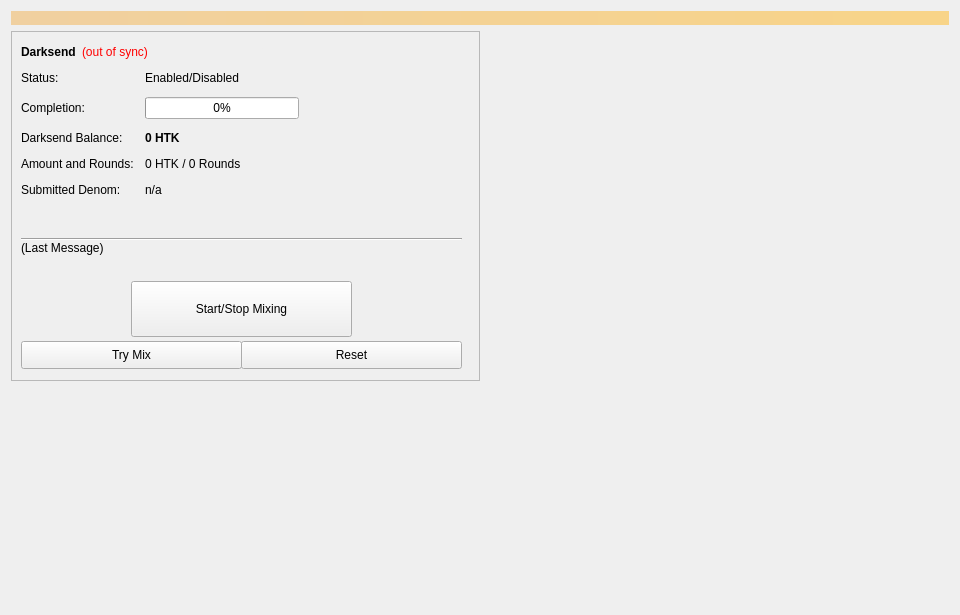
<?xml version="1.0" encoding="UTF-8"?>
<ui version="4.0">
 <class>Coinmix</class>
 <widget class="QWidget" name="Coinmix">
  <property name="geometry">
   <rect>
    <x>0</x>
    <y>0</y>
    <width>960</width>
    <height>615</height>
   </rect>
  </property>
  <property name="minimumSize">
   <size>
    <width>960</width>
    <height>0</height>
   </size>
  </property>
  <property name="windowTitle">
   <string>Form</string>
  </property>
  <layout class="QVBoxLayout" name="topLayout">
   <item>
    <widget class="QLabel" name="labelAlerts">
     <property name="visible">
      <bool>false</bool>
     </property>
     <property name="styleSheet">
      <string notr="true">background-color: qlineargradient(x1: 0, y1: 0, x2: 1, y2: 0, stop:0 #F0D0A0, stop:1 #F8D488); color:#000000;</string>
     </property>
     <property name="wordWrap">
      <bool>true</bool>
     </property>
     <property name="margin">
      <number>3</number>
     </property>
    </widget>
   </item>
   <item>
    <layout class="QHBoxLayout" name="horizontalLayout" stretch="1,1">
     <item>
      <layout class="QVBoxLayout" name="verticalLayout_2">
       <item>
        <widget class="QFrame" name="frameDarksend">
         <property name="minimumSize">
          <size>
           <width>0</width>
           <height>350</height>
          </size>
         </property>
         <property name="layoutDirection">
          <enum>Qt::LeftToRight</enum>
         </property>
         <property name="frameShape">
          <enum>QFrame::StyledPanel</enum>
         </property>
         <property name="frameShadow">
          <enum>QFrame::Raised</enum>
         </property>
         <widget class="QWidget" name="formLayoutWidget">
          <property name="geometry">
           <rect>
            <x>10</x>
            <y>40</y>
            <width>451</width>
            <height>161</height>
           </rect>
          </property>
          <layout class="QFormLayout" name="formLayout">
           <property name="fieldGrowthPolicy">
            <enum>QFormLayout::AllNonFixedFieldsGrow</enum>
           </property>
           <property name="horizontalSpacing">
            <number>11</number>
           </property>
           <property name="verticalSpacing">
            <number>12</number>
           </property>
           <item row="0" column="0">
            <widget class="QLabel" name="label_6">
             <property name="text">
              <string>Status:</string>
             </property>
            </widget>
           </item>
           <item row="1" column="0">
            <widget class="QLabel" name="label_7">
             <property name="text">
              <string>Completion:</string>
             </property>
            </widget>
           </item>
           <item row="1" column="1">
            <widget class="QProgressBar" name="DarksendProgress">
             <property name="maximumSize">
              <size>
               <width>154</width>
               <height>16777215</height>
              </size>
             </property>
             <property name="value">
              <number>0</number>
             </property>
            </widget>
           </item>
           <item row="2" column="0">
            <widget class="QLabel" name="labelAnonymizedText">
             <property name="text">
              <string>Darksend Balance:</string>
             </property>
            </widget>
           </item>
           <item row="2" column="1">
            <widget class="QLabel" name="labelAnonymized">
             <property name="font">
              <font>
               <weight>75</weight>
               <bold>true</bold>
              </font>
             </property>
             <property name="text">
              <string notr="true">0 HTK</string>
             </property>
            </widget>
           </item>
           <item row="3" column="0">
            <widget class="QLabel" name="label_8">
             <property name="text">
              <string>Amount and Rounds:</string>
             </property>
            </widget>
           </item>
           <item row="3" column="1">
            <widget class="QLabel" name="labelAmountRounds">
             <property name="text">
              <string>0 HTK / 0 Rounds</string>
             </property>
            </widget>
           </item>
           <item row="4" column="0">
            <widget class="QLabel" name="label_9">
             <property name="text">
              <string>Submitted Denom:</string>
             </property>
            </widget>
           </item>
           <item row="4" column="1">
            <widget class="QLabel" name="labelSubmittedDenom">
             <property name="toolTip">
              <string>The denominations you submitted to the Masternode.&lt;br&gt;To mix, other users must submit the exact same denominations.</string>
             </property>
             <property name="text">
              <string>n/a</string>
             </property>
            </widget>
           </item>
           <item row="0" column="1">
            <widget class="QLabel" name="DarksendEnabled">
             <property name="text">
              <string>Enabled/Disabled</string>
             </property>
            </widget>
           </item>
          </layout>
         </widget>
         <widget class="QPushButton" name="runAutoDenom">
          <property name="geometry">
           <rect>
            <x>251</x>
            <y>17</y>
            <width>1</width>
            <height>1</height>
           </rect>
          </property>
          <property name="palette">
           <palette>
            <active>
             <colorrole role="WindowText">
              <brush brushstyle="SolidPattern">
               <color alpha="255">
                <red>0</red>
                <green>0</green>
                <blue>0</blue>
               </color>
              </brush>
             </colorrole>
             <colorrole role="Button">
              <brush brushstyle="SolidPattern">
               <color alpha="255">
                <red>239</red>
                <green>238</green>
                <blue>238</blue>
               </color>
              </brush>
             </colorrole>
             <colorrole role="Light">
              <brush brushstyle="SolidPattern">
               <color alpha="255">
                <red>255</red>
                <green>255</green>
                <blue>255</blue>
               </color>
              </brush>
             </colorrole>
             <colorrole role="Midlight">
              <brush brushstyle="SolidPattern">
               <color alpha="255">
                <red>247</red>
                <green>246</green>
                <blue>246</blue>
               </color>
              </brush>
             </colorrole>
             <colorrole role="Dark">
              <brush brushstyle="SolidPattern">
               <color alpha="255">
                <red>119</red>
                <green>119</green>
                <blue>119</blue>
               </color>
              </brush>
             </colorrole>
             <colorrole role="Mid">
              <brush brushstyle="SolidPattern">
               <color alpha="255">
                <red>159</red>
                <green>159</green>
                <blue>159</blue>
               </color>
              </brush>
             </colorrole>
             <colorrole role="Text">
              <brush brushstyle="SolidPattern">
               <color alpha="255">
                <red>0</red>
                <green>0</green>
                <blue>0</blue>
               </color>
              </brush>
             </colorrole>
             <colorrole role="BrightText">
              <brush brushstyle="SolidPattern">
               <color alpha="255">
                <red>255</red>
                <green>255</green>
                <blue>255</blue>
               </color>
              </brush>
             </colorrole>
             <colorrole role="ButtonText">
              <brush brushstyle="SolidPattern">
               <color alpha="255">
                <red>0</red>
                <green>0</green>
                <blue>0</blue>
               </color>
              </brush>
             </colorrole>
             <colorrole role="Base">
              <brush brushstyle="SolidPattern">
               <color alpha="255">
                <red>255</red>
                <green>255</green>
                <blue>255</blue>
               </color>
              </brush>
             </colorrole>
             <colorrole role="Window">
              <brush brushstyle="SolidPattern">
               <color alpha="255">
                <red>239</red>
                <green>238</green>
                <blue>238</blue>
               </color>
              </brush>
             </colorrole>
             <colorrole role="Shadow">
              <brush brushstyle="SolidPattern">
               <color alpha="255">
                <red>0</red>
                <green>0</green>
                <blue>0</blue>
               </color>
              </brush>
             </colorrole>
             <colorrole role="AlternateBase">
              <brush brushstyle="SolidPattern">
               <color alpha="255">
                <red>247</red>
                <green>246</green>
                <blue>246</blue>
               </color>
              </brush>
             </colorrole>
             <colorrole role="ToolTipBase">
              <brush brushstyle="SolidPattern">
               <color alpha="255">
                <red>255</red>
                <green>255</green>
                <blue>220</blue>
               </color>
              </brush>
             </colorrole>
             <colorrole role="ToolTipText">
              <brush brushstyle="SolidPattern">
               <color alpha="255">
                <red>0</red>
                <green>0</green>
                <blue>0</blue>
               </color>
              </brush>
             </colorrole>
            </active>
            <inactive>
             <colorrole role="WindowText">
              <brush brushstyle="SolidPattern">
               <color alpha="255">
                <red>0</red>
                <green>0</green>
                <blue>0</blue>
               </color>
              </brush>
             </colorrole>
             <colorrole role="Button">
              <brush brushstyle="SolidPattern">
               <color alpha="255">
                <red>239</red>
                <green>238</green>
                <blue>238</blue>
               </color>
              </brush>
             </colorrole>
             <colorrole role="Light">
              <brush brushstyle="SolidPattern">
               <color alpha="255">
                <red>255</red>
                <green>255</green>
                <blue>255</blue>
               </color>
              </brush>
             </colorrole>
             <colorrole role="Midlight">
              <brush brushstyle="SolidPattern">
               <color alpha="255">
                <red>247</red>
                <green>246</green>
                <blue>246</blue>
               </color>
              </brush>
             </colorrole>
             <colorrole role="Dark">
              <brush brushstyle="SolidPattern">
               <color alpha="255">
                <red>119</red>
                <green>119</green>
                <blue>119</blue>
               </color>
              </brush>
             </colorrole>
             <colorrole role="Mid">
              <brush brushstyle="SolidPattern">
               <color alpha="255">
                <red>159</red>
                <green>159</green>
                <blue>159</blue>
               </color>
              </brush>
             </colorrole>
             <colorrole role="Text">
              <brush brushstyle="SolidPattern">
               <color alpha="255">
                <red>0</red>
                <green>0</green>
                <blue>0</blue>
               </color>
              </brush>
             </colorrole>
             <colorrole role="BrightText">
              <brush brushstyle="SolidPattern">
               <color alpha="255">
                <red>255</red>
                <green>255</green>
                <blue>255</blue>
               </color>
              </brush>
             </colorrole>
             <colorrole role="ButtonText">
              <brush brushstyle="SolidPattern">
               <color alpha="255">
                <red>0</red>
                <green>0</green>
                <blue>0</blue>
               </color>
              </brush>
             </colorrole>
             <colorrole role="Base">
              <brush brushstyle="SolidPattern">
               <color alpha="255">
                <red>255</red>
                <green>255</green>
                <blue>255</blue>
               </color>
              </brush>
             </colorrole>
             <colorrole role="Window">
              <brush brushstyle="SolidPattern">
               <color alpha="255">
                <red>239</red>
                <green>238</green>
                <blue>238</blue>
               </color>
              </brush>
             </colorrole>
             <colorrole role="Shadow">
              <brush brushstyle="SolidPattern">
               <color alpha="255">
                <red>0</red>
                <green>0</green>
                <blue>0</blue>
               </color>
              </brush>
             </colorrole>
             <colorrole role="AlternateBase">
              <brush brushstyle="SolidPattern">
               <color alpha="255">
                <red>247</red>
                <green>246</green>
                <blue>246</blue>
               </color>
              </brush>
             </colorrole>
             <colorrole role="ToolTipBase">
              <brush brushstyle="SolidPattern">
               <color alpha="255">
                <red>255</red>
                <green>255</green>
                <blue>220</blue>
               </color>
              </brush>
             </colorrole>
             <colorrole role="ToolTipText">
              <brush brushstyle="SolidPattern">
               <color alpha="255">
                <red>0</red>
                <green>0</green>
                <blue>0</blue>
               </color>
              </brush>
             </colorrole>
            </inactive>
            <disabled>
             <colorrole role="WindowText">
              <brush brushstyle="SolidPattern">
               <color alpha="255">
                <red>119</red>
                <green>119</green>
                <blue>119</blue>
               </color>
              </brush>
             </colorrole>
             <colorrole role="Button">
              <brush brushstyle="SolidPattern">
               <color alpha="255">
                <red>239</red>
                <green>238</green>
                <blue>238</blue>
               </color>
              </brush>
             </colorrole>
             <colorrole role="Light">
              <brush brushstyle="SolidPattern">
               <color alpha="255">
                <red>255</red>
                <green>255</green>
                <blue>255</blue>
               </color>
              </brush>
             </colorrole>
             <colorrole role="Midlight">
              <brush brushstyle="SolidPattern">
               <color alpha="255">
                <red>247</red>
                <green>246</green>
                <blue>246</blue>
               </color>
              </brush>
             </colorrole>
             <colorrole role="Dark">
              <brush brushstyle="SolidPattern">
               <color alpha="255">
                <red>119</red>
                <green>119</green>
                <blue>119</blue>
               </color>
              </brush>
             </colorrole>
             <colorrole role="Mid">
              <brush brushstyle="SolidPattern">
               <color alpha="255">
                <red>159</red>
                <green>159</green>
                <blue>159</blue>
               </color>
              </brush>
             </colorrole>
             <colorrole role="Text">
              <brush brushstyle="SolidPattern">
               <color alpha="255">
                <red>119</red>
                <green>119</green>
                <blue>119</blue>
               </color>
              </brush>
             </colorrole>
             <colorrole role="BrightText">
              <brush brushstyle="SolidPattern">
               <color alpha="255">
                <red>255</red>
                <green>255</green>
                <blue>255</blue>
               </color>
              </brush>
             </colorrole>
             <colorrole role="ButtonText">
              <brush brushstyle="SolidPattern">
               <color alpha="255">
                <red>119</red>
                <green>119</green>
                <blue>119</blue>
               </color>
              </brush>
             </colorrole>
             <colorrole role="Base">
              <brush brushstyle="SolidPattern">
               <color alpha="255">
                <red>239</red>
                <green>238</green>
                <blue>238</blue>
               </color>
              </brush>
             </colorrole>
             <colorrole role="Window">
              <brush brushstyle="SolidPattern">
               <color alpha="255">
                <red>239</red>
                <green>238</green>
                <blue>238</blue>
               </color>
              </brush>
             </colorrole>
             <colorrole role="Shadow">
              <brush brushstyle="SolidPattern">
               <color alpha="255">
                <red>0</red>
                <green>0</green>
                <blue>0</blue>
               </color>
              </brush>
             </colorrole>
             <colorrole role="AlternateBase">
              <brush brushstyle="SolidPattern">
               <color alpha="255">
                <red>239</red>
                <green>238</green>
                <blue>238</blue>
               </color>
              </brush>
             </colorrole>
             <colorrole role="ToolTipBase">
              <brush brushstyle="SolidPattern">
               <color alpha="255">
                <red>255</red>
                <green>255</green>
                <blue>220</blue>
               </color>
              </brush>
             </colorrole>
             <colorrole role="ToolTipText">
              <brush brushstyle="SolidPattern">
               <color alpha="255">
                <red>0</red>
                <green>0</green>
                <blue>0</blue>
               </color>
              </brush>
             </colorrole>
            </disabled>
           </palette>
          </property>
          <property name="focusPolicy">
           <enum>Qt::NoFocus</enum>
          </property>
          <property name="autoFillBackground">
           <bool>true</bool>
          </property>
          <property name="text">
           <string/>
          </property>
          <property name="flat">
           <bool>true</bool>
          </property>
         </widget>
         <widget class="QPushButton" name="toggleDarksend">
          <property name="geometry">
           <rect>
            <x>120</x>
            <y>250</y>
            <width>221</width>
            <height>56</height>
           </rect>
          </property>
          <property name="sizePolicy">
           <sizepolicy hsizetype="MinimumExpanding" vsizetype="Fixed">
            <horstretch>0</horstretch>
            <verstretch>0</verstretch>
           </sizepolicy>
          </property>
          <property name="text">
           <string>Start/Stop Mixing</string>
          </property>
         </widget>
         <widget class="Line" name="lineLastMessage">
          <property name="geometry">
           <rect>
            <x>10</x>
            <y>200</y>
            <width>441</width>
            <height>16</height>
           </rect>
          </property>
          <property name="orientation">
           <enum>Qt::Horizontal</enum>
          </property>
         </widget>
         <widget class="QLabel" name="DarksendStatus">
          <property name="geometry">
           <rect>
            <x>10</x>
            <y>210</y>
            <width>451</width>
            <height>43</height>
           </rect>
          </property>
          <property name="minimumSize">
           <size>
            <width>288</width>
            <height>43</height>
           </size>
          </property>
          <property name="text">
           <string>(Last Message)</string>
          </property>
          <property name="alignment">
           <set>Qt::AlignLeading|Qt::AlignLeft|Qt::AlignTop</set>
          </property>
          <property name="wordWrap">
           <bool>true</bool>
          </property>
         </widget>
         <widget class="QPushButton" name="DarksendAuto">
          <property name="geometry">
           <rect>
            <x>10</x>
            <y>310</y>
            <width>221</width>
            <height>28</height>
           </rect>
          </property>
          <property name="sizePolicy">
           <sizepolicy hsizetype="MinimumExpanding" vsizetype="Fixed">
            <horstretch>0</horstretch>
            <verstretch>0</verstretch>
           </sizepolicy>
          </property>
          <property name="toolTip">
           <string>Try to manually submit a Darksend request.</string>
          </property>
          <property name="text">
           <string>Try Mix</string>
          </property>
         </widget>
         <widget class="QPushButton" name="DarksendReset">
          <property name="geometry">
           <rect>
            <x>230</x>
            <y>310</y>
            <width>221</width>
            <height>28</height>
           </rect>
          </property>
          <property name="sizePolicy">
           <sizepolicy hsizetype="MinimumExpanding" vsizetype="Fixed">
            <horstretch>0</horstretch>
            <verstretch>0</verstretch>
           </sizepolicy>
          </property>
          <property name="toolTip">
           <string>Reset the current status of Darksend (can interrupt Darksend if it's in the process of Mixing, which can cost you money!)</string>
          </property>
          <property name="autoFillBackground">
           <bool>false</bool>
          </property>
          <property name="text">
           <string>Reset</string>
          </property>
         </widget>
         <widget class="QWidget" name="layoutWidget">
          <property name="geometry">
           <rect>
            <x>10</x>
            <y>10</y>
            <width>431</width>
            <height>22</height>
           </rect>
          </property>
          <layout class="QHBoxLayout" name="horizontalLayout_5">
           <item>
            <widget class="QLabel" name="label_2">
             <property name="font">
              <font>
               <weight>75</weight>
               <bold>true</bold>
              </font>
             </property>
             <property name="text">
              <string>Darksend</string>
             </property>
            </widget>
           </item>
           <item>
            <widget class="QLabel" name="labelDarksendSyncStatus">
             <property name="toolTip">
              <string>The displayed information may be out of date. Your wallet automatically synchronizes with the HTK network after a connection is established, but this process has not completed yet.</string>
             </property>
             <property name="styleSheet">
              <string notr="true">QLabel { color: red; }</string>
             </property>
             <property name="text">
              <string notr="true">(out of sync)</string>
             </property>
             <property name="alignment">
              <set>Qt::AlignLeading|Qt::AlignLeft|Qt::AlignVCenter</set>
             </property>
            </widget>
           </item>
           <item>
            <spacer name="horizontalSpacer_4">
             <property name="orientation">
              <enum>Qt::Horizontal</enum>
             </property>
             <property name="sizeHint" stdset="0">
              <size>
               <width>40</width>
               <height>20</height>
              </size>
             </property>
            </spacer>
           </item>
          </layout>
         </widget>
        </widget>
       </item>
       <item>
        <spacer name="verticalSpacer">
         <property name="orientation">
          <enum>Qt::Vertical</enum>
         </property>
         <property name="sizeHint" stdset="0">
          <size>
           <width>20</width>
           <height>40</height>
          </size>
         </property>
        </spacer>
       </item>
      </layout>
     </item>
     <item>
      <layout class="QVBoxLayout" name="verticalLayout_3">
       <item>
        <spacer name="verticalSpacer_2">
         <property name="orientation">
          <enum>Qt::Vertical</enum>
         </property>
         <property name="sizeType">
          <enum>QSizePolicy::Expanding</enum>
         </property>
         <property name="sizeHint" stdset="0">
          <size>
           <width>20</width>
           <height>40</height>
          </size>
         </property>
        </spacer>
       </item>
      </layout>
     </item>
    </layout>
   </item>
  </layout>
 </widget>
 <resources/>
 <connections/>
</ui>
